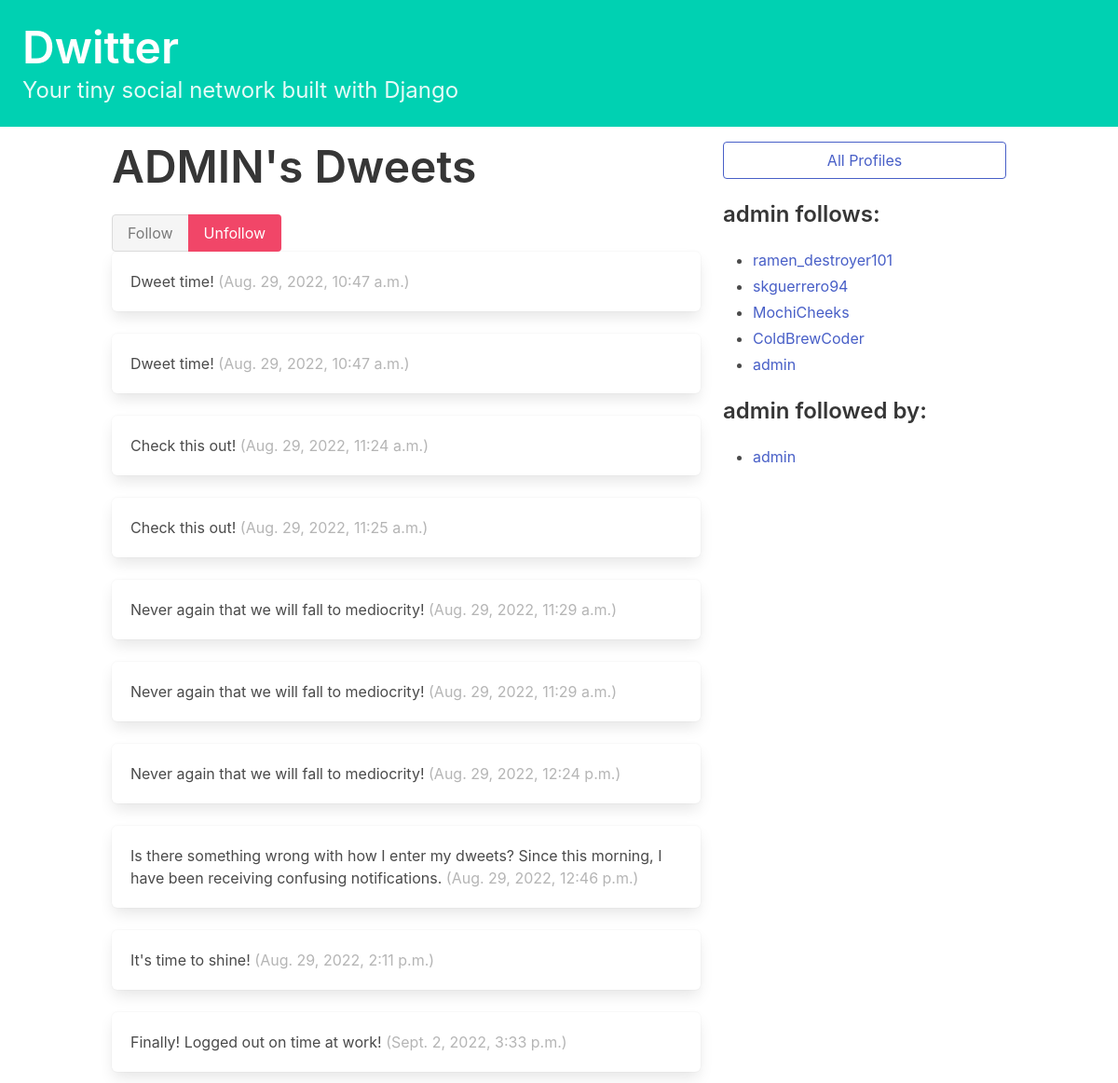
The page /profile/9 (signed in) on the database its author committed.
### dwitter/models.py (models this page shows, shortened)
class Profile(models.Model):
    user = models.OneToOneField(User, on_delete=models.CASCADE)
    follows = models.ManyToManyField(
        "self",
        related_name="followed_by",
        symmetrical=False,
        blank=True
    )
    def __str__(self):
        return self.user.username

class Dweet(models.Model):
    user = models.ForeignKey(
        User, related_name="dweets", on_delete=models.DO_NOTHING
    )
    body = models.CharField(max_length=140)
    created_at = models.DateTimeField(auto_now_add=True)

### dwitter/views.py (the view, shortened to what this page needs)
# urls.py: path("profile/<int:pk>", profile, name="profile"),
def profile(request, pk):
    if not hasattr(request.user, 'profile'):
        missing_profile = Profile(user=request.user)
        missing_profile.save()
    profile = Profile.objects.get(pk=pk)
    return render(request, "dwitter/profile.html", {"profile": profile})

### dwitter/templates/dwitter/profile.html (shortened to what this page needs)
{% extends 'base.html' %}
{% block content %}
<div class="column">
    <div class="block">
        <h1 class="title is-1">
            {{profile.user.username|upper}}'s Dweets
        </h1>
    </div>
    <form method="post">
        <div class="buttons has-addons">
            {% if profile in user.profile.follows.all %}
                <button class="button is-success is-static">Follow</button>
                <button class="button is-danger" name="follow" value="unfollow">
                    Unfollow
                </button>
            {% else %}
                <button class="button is-success" name="follow" value="follow">
                    Follow
                </button>
                <button class="button is-danger is-static">Unfollow</button>
            {% endif %}
        </div>
    </form>
    <div class="content">
        {% for dweet in profile.user.dweets.all %}
            <div class="box">
                {{ dweet.body }}
                <span class="is-small has-text-grey-light">
                    ({{ dweet.created_at }})
                </span>
            </div>
        {% endfor %}
    </div>
</div>
<div class="column is-one-third">
    <div class="block">
        <a href="{% url 'dwitter:profile_list' %}">
            <button class="button is-link is-outlined is-fullwidth">
                All Profiles
            </button>
        </a>
    </div>
    <div class="block">
        <h3 class="title is-4">
            {{profile.user.username}} follows:
        </h3>
        <div class="content">
            <ul>
            {% for following in profile.follows.all %}
                <li>
                    <a href="{% url 'dwitter:profile' following.id %}">
                        {{ following }}
                    </a>
                </li>
            {% endfor %}
            </ul>
        </div>
    </div>
    <div class="block">
        <h3 class="title is-4">
            {{profile.user.username}} followed by:
        </h3>
        <div class="content">
            <ul>
            {% for followers in profile.followed_by.all %}
                <li>
                    <a href="{% url 'dwitter:profile' followers.id %}">
                        {{ followers }}
                    </a>
                </li>
            {% endfor %}
            </ul>
        </div>
    </div>
</div>
{% endblock content %}

### rows shown on the page
Profile: user.username "ADMIN", user.username "admin"
Dweet: body "Dweet time!", created_at "Aug. 29, 2022, 10:47 a.m."
Dweet: body "Dweet time!", created_at "Aug. 29, 2022, 10:47 a.m."
Dweet: body "Check this out!", created_at "Aug. 29, 2022, 11:24 a.m."
Dweet: body "Check this out!", created_at "Aug. 29, 2022, 11:25 a.m."
Dweet: body "Never again that we will fall to mediocrity!", created_at "Aug. 29, 2022, 11:29 a.m."
Dweet: body "Never again that we will fall to mediocrity!", created_at "Aug. 29, 2022, 11:29 a.m."
Dweet: body "Never again that we will fall to mediocrity!", created_at "Aug. 29, 2022, 12:24 p.m."
Dweet: body "Is there something wrong with how I enter my dweets? Since this morning, I have been receiving confusing notifications.", created_at "Aug. 29, 2022, 12:46 p.m."
Dweet: body "It's time to shine!", created_at "Aug. 29, 2022, 2:11 p.m."
Dweet: body "Finally! Logged out on time at work!", created_at "Sept. 2, 2022, 3:33 p.m."
Profile: user.username "ramen_destroyer101"
Profile: user.username "skguerrero94"
Profile: user.username "MochiCheeks"
Profile: user.username "ColdBrewCoder"
